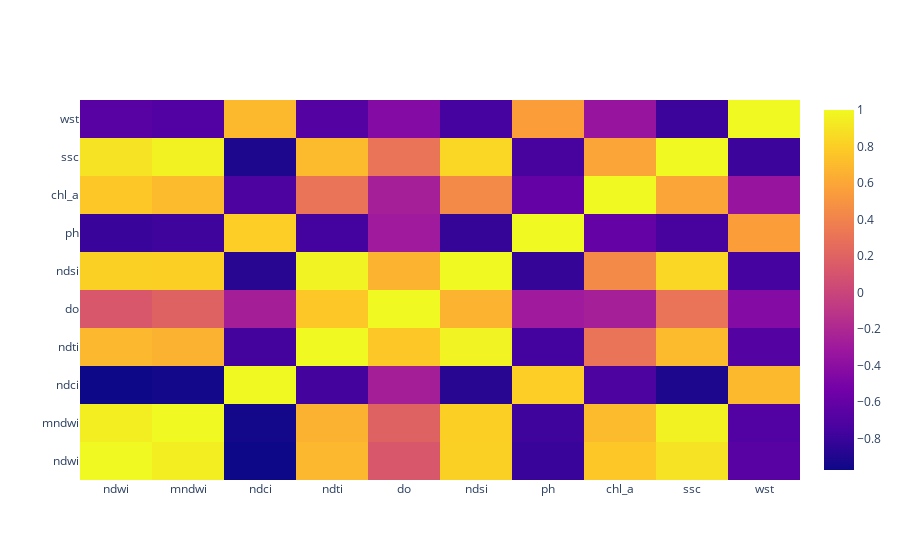

The cell this chart's notebook holds for it:
### Markdown cell above
### Heatmap of the correlation between variables

### Code cell
corr = df.corr()
fig = go.Figure(data=go.Heatmap(z=corr.values, x=corr.index.values, y=corr.columns.values))
fig.show()

### Figure 1 — Plotly figure (JSON) as saved in the notebook; plotly's stock layout.template omitted (floating-point values rounded to 4 significant figures)
{"data": [{"type": "heatmap", "x": ["ndwi", "mndwi", "ndci", "ndti", "do", "ndsi", "ph", "chl_a", "ssc", "wst"], "y": ["ndwi", "mndwi", "ndci", "ndti", "do", "ndsi", "ph", "chl_a", "ssc", "wst"], "z": [[1, 0.9477, -0.9736, 0.6891, 0.1243, 0.8107, -0.8067, 0.7718, 0.8995, -0.6584], [0.9477, 1, -0.9529, 0.6574, 0.1963, 0.8053, -0.7807, 0.7031, 0.9658, -0.6927], [-0.9736, -0.9529, 1, -0.7592, -0.2654, -0.8694, 0.7995, -0.7257, -0.9176, 0.6932], [0.6891, 0.6574, -0.7592, 1, 0.7691, 0.9747, -0.7631, 0.3069, 0.7007, -0.6815], [0.1243, 0.1963, -0.2654, 0.7691, 1, 0.666, -0.2938, -0.2587, 0.3085, -0.4397], [0.8107, 0.8053, -0.8694, 0.9747, 0.666, 1, -0.823, 0.4382, 0.8386, -0.7537], [-0.8067, -0.7807, 0.7995, -0.7631, -0.2938, -0.823, 1, -0.5988, -0.7446, 0.5579], [0.7718, 0.7031, -0.7257, 0.3069, -0.2587, 0.4382, -0.5988, 1, 0.5855, -0.3437], [0.8995, 0.9658, -0.9176, 0.7007, 0.3085, 0.8386, -0.7446, 0.5855, 1, -0.7926], [-0.6584, -0.6927, 0.6932, -0.6815, -0.4397, -0.7537, 0.5579, -0.3437, -0.7926, 1]]}], "layout": {}}
